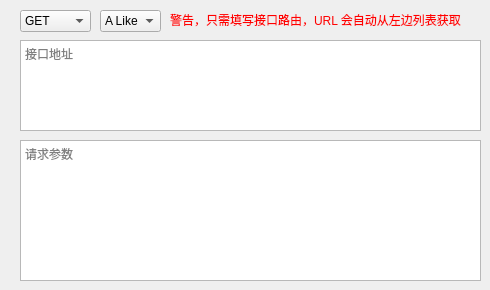
        <widget class="QWidget" name="Tab04">
         <attribute name="title">
          <string>请求发送</string>
         </attribute>
         <widget class="QComboBox" name="comboBox0401">
          <property name="geometry">
           <rect>
            <x>20</x>
            <y>10</y>
            <width>71</width>
            <height>22</height>
           </rect>
          </property>
          <item>
           <property name="text">
            <string>GET</string>
           </property>
          </item>
          <item>
           <property name="text">
            <string>POST</string>
           </property>
          </item>
          <item>
           <property name="text">
            <string>PUT</string>
           </property>
          </item>
          <item>
           <property name="text">
            <string>DELETE</string>
           </property>
          </item>
          <item>
           <property name="text">
            <string>HEAD</string>
           </property>
          </item>
         </widget>
         <widget class="QTextEdit" name="textEdit0401">
          <property name="geometry">
           <rect>
            <x>20</x>
            <y>140</y>
            <width>461</width>
            <height>141</height>
           </rect>
          </property>
          <property name="html">
           <string>&lt;!DOCTYPE HTML PUBLIC &quot;-//W3C//DTD HTML 4.0//EN&quot; &quot;http://www.w3.org/TR/REC-html40/strict.dtd&quot;&gt;
&lt;html&gt;&lt;head&gt;&lt;meta name=&quot;qrichtext&quot; content=&quot;1&quot; /&gt;&lt;meta charset=&quot;utf-8&quot; /&gt;&lt;style type=&quot;text/css&quot;&gt;
p, li { white-space: pre-wrap; }
hr { height: 1px; border-width: 0; }
li.unchecked::marker { content: &quot;\2610&quot;; }
li.checked::marker { content: &quot;\2612&quot;; }
&lt;/style&gt;&lt;/head&gt;&lt;body style=&quot; font-family:'Microsoft YaHei UI'; font-size:9pt; font-weight:400; font-style:normal;&quot;&gt;
&lt;p style=&quot;-qt-paragraph-type:empty; margin-top:0px; margin-bottom:0px; margin-left:0px; margin-right:0px; -qt-block-indent:0; text-indent:0px;&quot;&gt;&lt;br /&gt;&lt;/p&gt;&lt;/body&gt;&lt;/html&gt;</string>
          </property>
          <property name="placeholderText">
           <string>请求参数</string>
          </property>
         </widget>
         <widget class="QLabel" name="label0401">
          <property name="geometry">
           <rect>
            <x>170</x>
            <y>10</y>
            <width>301</width>
            <height>20</height>
           </rect>
          </property>
          <property name="styleSheet">
           <string notr="true">color: red</string>
          </property>
          <property name="text">
           <string>警告，只需填写接口路由，URL 会自动从左边列表获取</string>
          </property>
         </widget>
         <widget class="QComboBox" name="comboBox0402">
          <property name="geometry">
           <rect>
            <x>100</x>
            <y>10</y>
            <width>61</width>
            <height>22</height>
           </rect>
          </property>
          <item>
           <property name="text">
            <string>A Like</string>
           </property>
          </item>
          <item>
           <property name="text">
            <string>B Like</string>
           </property>
          </item>
         </widget>
         <widget class="QTextEdit" name="textEdit0402">
          <property name="geometry">
           <rect>
            <x>20</x>
            <y>40</y>
            <width>461</width>
            <height>91</height>
           </rect>
          </property>
          <property name="markdown">
           <string/>
          </property>
          <property name="html">
           <string>&lt;!DOCTYPE HTML PUBLIC &quot;-//W3C//DTD HTML 4.0//EN&quot; &quot;http://www.w3.org/TR/REC-html40/strict.dtd&quot;&gt;
&lt;html&gt;&lt;head&gt;&lt;meta name=&quot;qrichtext&quot; content=&quot;1&quot; /&gt;&lt;meta charset=&quot;utf-8&quot; /&gt;&lt;style type=&quot;text/css&quot;&gt;
p, li { white-space: pre-wrap; }
hr { height: 1px; border-width: 0; }
li.unchecked::marker { content: &quot;\2610&quot;; }
li.checked::marker { content: &quot;\2612&quot;; }
&lt;/style&gt;&lt;/head&gt;&lt;body style=&quot; font-family:'Microsoft YaHei UI'; font-size:9pt; font-weight:400; font-style:normal;&quot;&gt;
&lt;p style=&quot;-qt-paragraph-type:empty; margin-top:0px; margin-bottom:0px; margin-left:0px; margin-right:0px; -qt-block-indent:0; text-indent:0px;&quot;&gt;&lt;br /&gt;&lt;/p&gt;&lt;/body&gt;&lt;/html&gt;</string>
          </property>
          <property name="placeholderText">
           <string>接口地址  </string>
          </property>
         </widget>
        </widget>
